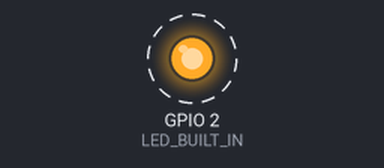
This sketch was run on a simulated ESP32. Parts: output pins drawn as LEDs (lit = HIGH). Dashed ring = blinking. WiFi joins after 1.5 s; servers stay silent unless stated; what the sketch prints to the serial monitor is not drawn.

Above: at 1.7 s.
Timing chart, 0 to 4.5 s (numbered marks = the images above):
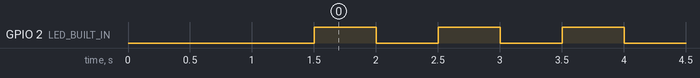

Measured:
- by itself, GPIO 2 (LED_BUILT_IN): alternates HIGH for 0.50 s and LOW for 0.50 s

The sketch:

035-02_ESP32_tcp_sender__String_msg.ino
```cpp
/**********************************************************************
* Filename    : 035-01_ESP32_tcp_sender
* Description : Building simple arduino Task project
* In this project we are going to run 2 loops in parallel,
* Loop 1 (Standard): TCP Client that connects to your PC and
* sends string messages.
* Task 2 (The New Worker): Blinks the built-in LED every 0.5 seconds.
* Auther      : Alternatives Solutions.
* Modification: 2026/04/15
**********************************************************************/
//ESP32 for now does not support 5G connection

//PLease check the C++ VS code in img/035-02 folder
#include <WiFi.h>


const char* ssid = "YOUR_WIFI_NAME";
const char* password = "YOUR_WIFI_PASSWORD";
const char* serverIP = "192.168.10.XX"; // YOUR PC'S IP ADDRESS

const uint16_t serverPort = 8080;

const int LED_BUILT_IN = 2;

//extern TaskHandle_t loopTaskHandle;
// 1. We create a "Handle" (an ID card for our task)
TaskHandle_t MyTaskHandle;


void setup() {
  Serial.begin(115200);
  pinMode(LED_BUILT_IN, OUTPUT); // Built-in LED on most ESP32s
  //digitalWrite(LED_BUILTIN, HIGH); // turn the LED OFF (Active LOW)

  WiFi.begin(ssid, password);
  while (WiFi.status() != WL_CONNECTED) { delay(500); Serial.print("."); }
  Serial.println("\nWiFi Connected!");

  // Task 1: The Blinker (Core 0)
  xTaskCreatePinnedToCore(BlinkTask, "Blink", 1000, NULL, 1, NULL, 0);

  // Task 2: The Counter/Sender (Core 1)
  xTaskCreatePinnedToCore(TcpTask, "TCP", 4096, NULL, 1, NULL, 1);

  /*
  xTaskCreatePinnedToCore(
    MyWorkerFunction,   // The name of the function to run
    "BlinkTask",        // A name for us to read
    1000,               // Stack size (Memory for this worker)
    NULL,               // Parameters to pass (none)
    1,                  // Priority (1 is low, higher is more important)
    &MyTaskHandle,      // The ID card we created
    0                   // THE CORE: Run this on Core 0 (Loop runs on Core 1)
  );
  */
}

//task loop uses core 1.
void loop() { vTaskDelete(NULL); } // We use tasks, so loop is empty


void BlinkTask(void * pvParameters) {
  for(;;) {
    digitalWrite(LED_BUILT_IN, !digitalRead(2));
    vTaskDelay(500 / portTICK_PERIOD_MS);
  }
}


void TcpTask(void * pvParameters) {
  int count = 1;
  for(;;) {
    WiFiClient client;
    if (client.connect(serverIP, serverPort)) {
      // Create a status string
      String status = "ALERT: Motion detected! Count is: " + String(count) + "\n";

      // Send the string
      client.print(status);
      Serial.print("Sent string: " + status);

      count *= 2;
      if(count > 2048) count = 1; // Reset so it doesn't overflow

      client.stop(); // Close connection after sending
    }
    vTaskDelay(3000 / portTICK_PERIOD_MS); // Wait 3 seconds
  }
}
```
